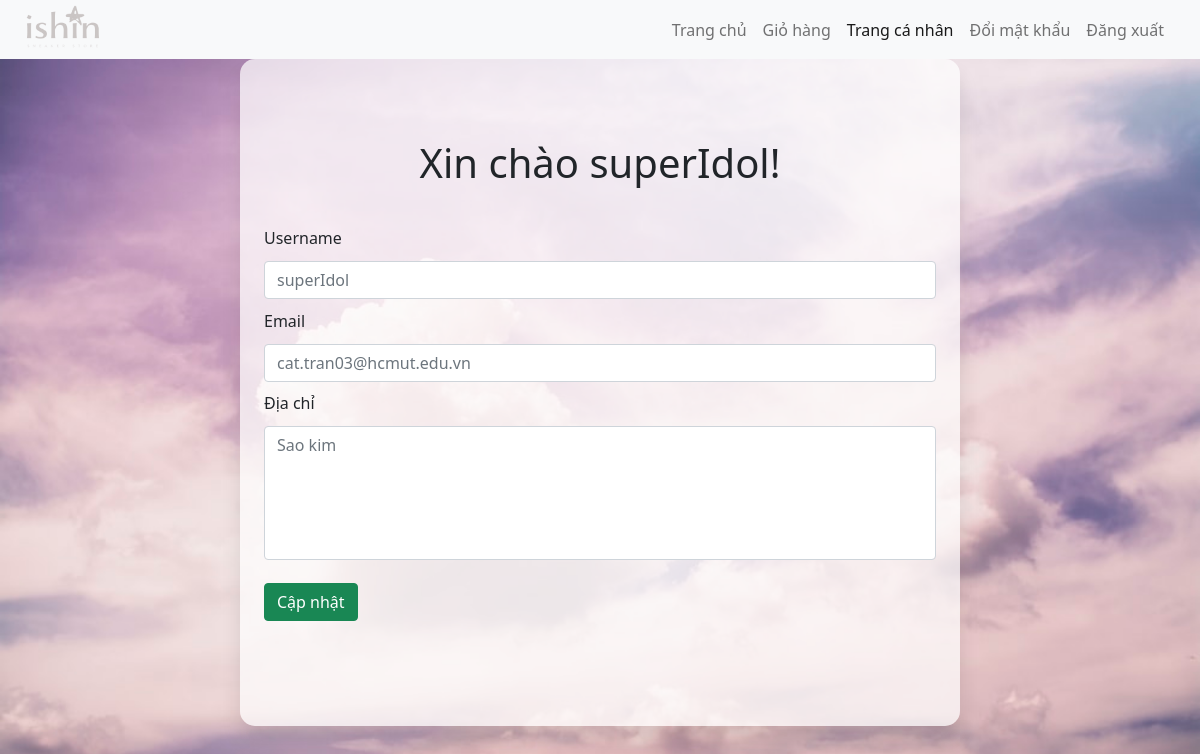
Page /user/trang_ca_nhan.php (signed in) on the committed database.
### tables this page shows
CREATE TABLE `users` (
  `userID` int(11) NOT NULL,
  `username` char(128) NOT NULL,
  `email` char(128) NOT NULL,
  `mat_khau` char(128) NOT NULL,
  `dia_chi` varchar(1000) NOT NULL,
  `vai_tro` int(1) NOT NULL,
  `reset_code` int(11) DEFAULT NULL
);

### user/trang_ca_nhan.php (the view, shortened to what this page needs)
<?php
require_once "./connectDB.php";
$userid = $_SESSION["id"];
$sql_cmd = "SELECT * FROM users WHERE userID=$userid";
$result = mysqli_query($conn, $sql_cmd);
$result = mysqli_fetch_assoc($result);
$user_name = $result["username"];
$user_email = $result["email"];
$user_address = $result["dia_chi"];
$n=$e=$cp = 0;
$good = false;
$error_username = array("",
                    "Xin hãy nhập username của bạn",
                    "Username chỉ nên chứa kí tự, số hoặc dấu gạch dưới",
                    "Username đã tồn tại");
$error_email = array("",
                    "Xin hãy nhập email của bạn",
                    "Định dạng email không hợp lệ",
                    "Email đã tồn tại");
$error_address = array("",
                        "Địa chỉ không nên có kí tự đặc biệt")
?>
<!DOCTYPE html>
<html lang="en">
    <head>
        <link href="https://cdn.jsdelivr.net/npm/bootstrap@5.1.3/dist/css/bootstrap.min.css" rel="stylesheet">
        <link rel="stylesheet" href="https://cdn.jsdelivr.net/npm/bootstrap-icons@1.6.0/font/bootstrap-icons.css">
        <link href="../css/trang_ca_nhan/trang_ca_nhan.css" rel="stylesheet">
    </head>
    <body>
        <nav class="navbar navbar-expand-lg navbar-light bg-light">
            <div class="container-fluid">
            <a class="navbar-brand" href="../shop/trang_chu.php"><img class="logo-f" src="../img/main_logo.png" alt="Logo"></a>
              <div class="offcanvas offcanvas-end" tabindex="-1" id="offcanvasNavbar" aria-labelledby="offcanvasNavbarLabel">
                <div class="offcanvas-body">
                  <ul class="navbar-nav justify-content-end flex-grow-1 pe-3">
                    <li class="nav-item">
                      <a class="nav-link" aria-current="page" href="../shop/trang_chu.php">Trang chủ</a>
                    </li>
                    <li class="nav-item">
                      <a class="nav-link" href="../shop/gio_hang.php">Giỏ hàng</a>
                    </li>
                    <li class="nav-item">
                      <a class="nav-link active" href="#">Trang cá nhân</a>
                    </li>
                    <li class="nav-item">
                      <a class="nav-link" href="./doi_mat_khau.php">Đổi mật khẩu</a>
                    </li>
                    <li class="nav-item">
                      <a class="nav-link" href="../shop/logout.php">Đăng xuất</a>
                    </li>
                  </ul>
                </div>
              </div>
            </div>
          </nav>
    <div style="display:flex; align-self:center; justify-content:center;">
    <div class="container justify-content-center align-items-center" id="myform">
        <h1 class="title">Xin chào <?php echo $user_name ?>!</h1>
        <br>
        <form action="./validate_trang_ca_nhan.php" method="POST">
            <div class="container">
                <label for="user_name" class="form-label">Username</label>
                <input type="text" class="form-control" name="user_name" id="user_name" placeholder="<?php echo $user_name ?>">
                <div class="invalid"><?php echo $error_username[$n] ?></div>
                <label for="user_email" class="form-label">Email</label>
                <input type="text" class="form-control" name="user_email" id="user_email" placeholder="<?php echo $user_email ?>">
                <div class="invalid"><?php echo $error_email[$e] ?></div>
                <label for="user_address" class="form-label">Địa chỉ</label>
                <textarea name="user_address" id="user_address" rows="5" placeholder="<?php echo $user_address ?>" class="form-control" maxlength="1000"></textarea>
                <div class="invalid"><?php echo $error_address[$cp] ?></div>
                <button class="btn btn-success my-3" type="submit">Cập nhật</button>
            </div>
            <div style="color:green" id="success"><?php if ($good) echo "Cập nhật thông tin thành công" ?></div>
        </form>
    </div>
    </div>
</body>
</html>

### css/trang_ca_nhan/trang_ca_nhan.css (style rules this page uses)
body { background-image: url(../../css/trang_ca_nhan/img/photo-1460411794035-42aac080490a.jpg); background-position: center; background-size: cover; background-repeat: no-repeat; background-attachment: fixed; }
.offcanvas-end { width: 50vw; }
#myform { display:block; max-width: 720px; align-items: center; justify-content: center; box-shadow: 0px 15px 20px rgba(0,0,0,0.1); margin: 0 auto; padding-top: 10vh; padding-bottom: 10vh; border-radius: 15px; background-color: rgba(255, 255, 255, 0.7); }
.title { text-align: center; }
textarea { resize:none; }
.navbar { padding-top:0; padding-bottom:0; }
.nav-item { transition: background-color 1s; padding-top: 0.5rem; padding-bottom: 0.5rem; border-radius: 10px; }
form * { padding: 0.2rem 0; }
.logo-f { max-width: 100%; height:auto; object-fit:contain; object-position: 0 100%; height: auto; width: 100px; }
.invalid { color:red; text-align: right; }

### rows in the picture
users: username "superIdol", user_name "superIdol", user_email "cat.tran03@hcmut.edu.vn", user_address "Sao kim"
